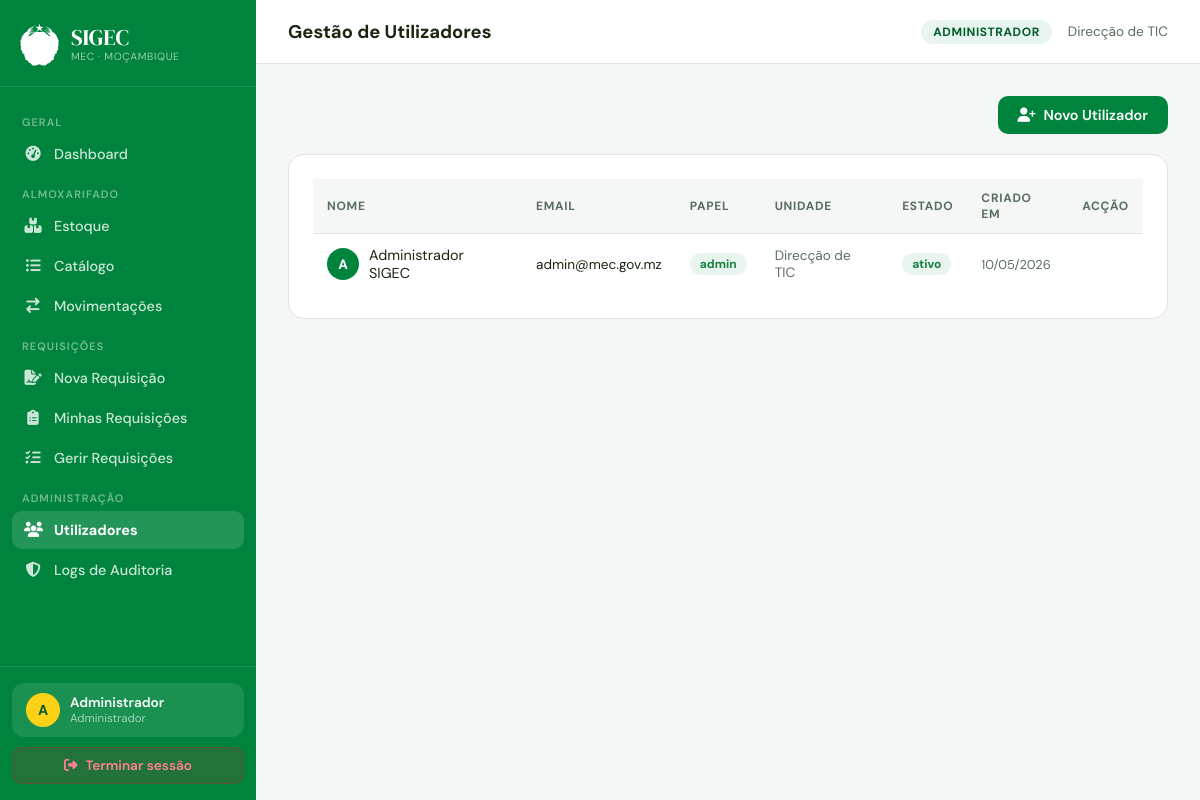
/utilizadores.php (signed in), run on an earlier commit of the app's database.
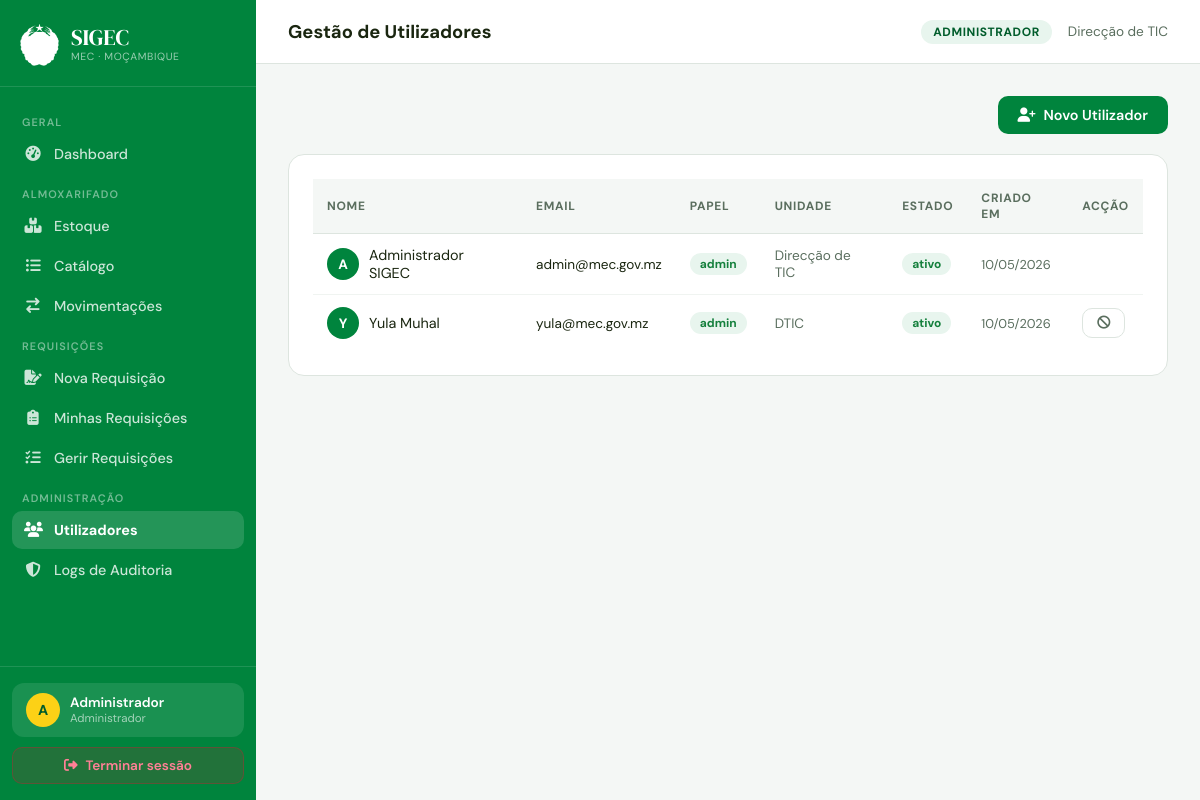
And on a later commit of the database.
### tables this page shows
CREATE TABLE utilizadores (
  id         INT AUTO_INCREMENT PRIMARY KEY,
  nome       VARCHAR(100) NOT NULL,
  email      VARCHAR(100) NOT NULL UNIQUE,
  senha      VARCHAR(255) NOT NULL,           
  role_id    INT NOT NULL DEFAULT 3,
  unidade    VARCHAR(150),
  estado     ENUM('ativo','inativo') DEFAULT 'ativo',
  criado_em  TIMESTAMP DEFAULT CURRENT_TIMESTAMP,
  FOREIGN KEY (role_id) REFERENCES roles(id)
);

CREATE TABLE roles (
  id   INT AUTO_INCREMENT PRIMARY KEY,
  nome VARCHAR(50) NOT NULL   
);

### config.php (called while the page is built, shortened)
<?php
function currentUser(): array {
    return [
        'id'     => $_SESSION['uid']    ?? 0,
        'nome'   => $_SESSION['nome']   ?? '',
        'email'  => $_SESSION['email']  ?? '',
        'role'   => $_SESSION['role']   ?? '',
        'unidade'=> $_SESSION['unidade']?? '',
    ];
}
function roleLabel(string $role): string {
    return match($role) {
        'admin'        => 'Administrador',
        'gestor'       => 'Gestor de Almoxarifado',
        'requisitante' => 'Requisitante',
        default        => ucfirst($role),
    };
}
?>

### utilizadores.php (the view, shortened to what this page needs)
<?php
require_once 'config.php';
$currentPage = 'utilizadores';
$pageTitle   = 'Gestão de Utilizadores';
$db  = db();
$lista = $db->query(
    "SELECT u.*, r.nome AS role_nome
     FROM utilizadores u JOIN roles r ON r.id=u.role_id
     ORDER BY u.criado_em DESC"
)->fetchAll();
include 'partials/header.php';
?>
<div style="display:flex;justify-content:flex-end;margin-bottom:20px">
  <button class="btn btn-primary" onclick="document.getElementById('modalNovo').classList.add('open')">
    <i class="fas fa-user-plus"></i> Novo Utilizador
  </button>
</div>
<div class="card">
  <div class="table-wrap">
    <table>
      <thead><tr>
        <th>Nome</th><th>Email</th><th>Papel</th><th>Unidade</th><th>Estado</th><th>Criado em</th><th>Acção</th>
      </tr></thead>
      <tbody>
      <?php foreach ($lista as $u): ?>
        <tr>
          <td>
            <div style="display:flex;align-items:center;gap:10px">
              <div style="width:32px;height:32px;background:var(--verde);border-radius:50%;display:flex;align-items:center;justify-content:center;color:white;font-weight:700;font-size:0.85rem;flex-shrink:0">
                <?= strtoupper(mb_substr($u['nome'],0,1)) ?>
              </div>
              <?= htmlspecialchars($u['nome']) ?>
            </div>
          </td>
          <td style="font-size:0.85rem"><?= htmlspecialchars($u['email']) ?></td>
          <td><span class="badge badge-ok"><?= htmlspecialchars($u['role_nome']) ?></span></td>
          <td style="font-size:0.85rem;color:var(--sub)"><?= htmlspecialchars($u['unidade']??'—') ?></td>
          <td>
            <span class="badge <?= $u['estado']==='ativo'?'badge-realizada':'badge-perda' ?>">
              <?= $u['estado'] ?>
            </span>
          </td>
          <td style="font-size:0.8rem;color:var(--sub)"><?= date('d/m/Y', strtotime($u['criado_em'])) ?></td>
          <td>
            <?php if ($u['id'] != currentUser()['id']): ?>
            <form method="POST" style="display:inline">
              <button type="submit" class="btn btn-ghost btn-sm"
                onclick="return confirm('Alterar estado deste utilizador?')">
                <?= $u['estado']==='ativo' ? '<i class="fas fa-ban"></i>' : '<i class="fas fa-check"></i>' ?>
              </button>
            </form>
            <?php endif; ?>
          </td>
        </tr>
      <?php endforeach; ?>
      </tbody>
    </table>
  </div>
</div>
<?php include 'partials/footer.php'; ?>

### partials/header.php (shortened to what this page needs)
<?php
$user = currentUser();
$role = $user['role'];
?>
<!DOCTYPE html>
<html lang="pt">
<head>
  <link rel="stylesheet" href="https://cdnjs.cloudflare.com/ajax/libs/font-awesome/6.5.0/css/all.min.css">
</head>
<body>
<nav class="sidebar" id="sidebar">
  <div class="sidebar-brand">
    <img src="assets/logo.png" alt="MEC" onerror="this.style.display='none'">
    <div>
      <div class="app-name">SIGEC</div>
      <div class="app-sub">MEC · Moçambique</div>
    </div>
  </div>
  <div class="sidebar-nav">
    <div class="nav-section-title">Geral</div>
    <a href="dashboard.php" class="nav-item <?= ($currentPage??'') === 'dashboard' ? 'active' : '' ?>">
      <i class="fas fa-gauge-high"></i> Dashboard
    </a>
    <?php if (in_array($role, ['admin','gestor'])): ?>
    <div class="nav-section-title">Almoxarifado</div>
    <a href="estoque.php" class="nav-item <?= ($currentPage??'') === 'estoque' ? 'active' : '' ?>">
      <i class="fas fa-boxes-stacked"></i> Estoque
    </a>
    <a href="consumiveis.php" class="nav-item <?= ($currentPage??'') === 'consumiveis' ? 'active' : '' ?>">
      <i class="fas fa-list-ul"></i> Catálogo
    </a>
    <a href="movimentacoes.php" class="nav-item <?= ($currentPage??'') === 'movimentacoes' ? 'active' : '' ?>">
      <i class="fas fa-arrow-right-arrow-left"></i> Movimentações
    </a>
    <?php endif; ?>
    <div class="nav-section-title">Requisições</div>
    <a href="requisicoes.php" class="nav-item <?= ($currentPage??'') === 'requisicoes' ? 'active' : '' ?>">
      <i class="fas fa-file-signature"></i> Nova Requisição
    </a>
    <a href="minhas_requisicoes.php" class="nav-item <?= ($currentPage??'') === 'minhas_req' ? 'active' : '' ?>">
      <i class="fas fa-clipboard-list"></i> Minhas Requisições
    </a>
    <?php if (in_array($role, ['admin','gestor'])): ?>
    <a href="gestao_requisicoes.php" class="nav-item <?= ($currentPage??'') === 'gestao_req' ? 'active' : '' ?>">
      <i class="fas fa-tasks"></i> Gerir Requisições
    </a>
    <?php endif; ?>
    <?php if ($role === 'admin'): ?>
    <div class="nav-section-title">Administração</div>
    <a href="utilizadores.php" class="nav-item <?= ($currentPage??'') === 'utilizadores' ? 'active' : '' ?>">
      <i class="fas fa-users"></i> Utilizadores
    </a>
    <a href="logs.php" class="nav-item <?= ($currentPage??'') === 'logs' ? 'active' : '' ?>">
      <i class="fas fa-shield-halved"></i> Logs de Auditoria
    </a>
    <?php endif; ?>
  </div>
  <div class="sidebar-footer">
    <div class="user-chip">
      <div class="user-avatar"><?= strtoupper(mb_substr($user['nome'], 0, 1)) ?></div>
      <div>
        <div class="user-name"><?= htmlspecialchars(explode(' ', $user['nome'])[0]) ?></div>
        <div class="user-role"><?= roleLabel($role) ?></div>
      </div>
    </div>
    <a href="logout.php" class="btn-logout"><i class="fas fa-right-from-bracket"></i> Terminar sessão</a>
  </div>
</nav>
<div class="main-wrap">
  <div class="topbar">
    <div style="display:flex;align-items:center;gap:14px;">
      <span class="page-heading"><?= htmlspecialchars($pageTitle ?? 'Dashboard') ?></span>
    </div>
    <div class="topbar-right">
      <span class="badge-role"><?= roleLabel($role) ?></span>
      <span style="font-size:0.85rem;color:var(--sub)"><?= htmlspecialchars($user['unidade']) ?></span>
    </div>
  </div>
  <div class="content-area">

### partials/footer.php (shortened to what this page needs)
  </div>
</div>
</body>
</html>

What changed in the data, as far as the page shows it:
now on this page (row unchanged): roles: nome "Administrador", nome "ADMINISTRADOR"
added utilizadores: nome "Y", nome "Yula Muhal", email "yula@mec.gov.mz", role.nome "admin", unidade "DTIC", estado "ativo", criado_em "10/05/2026"
